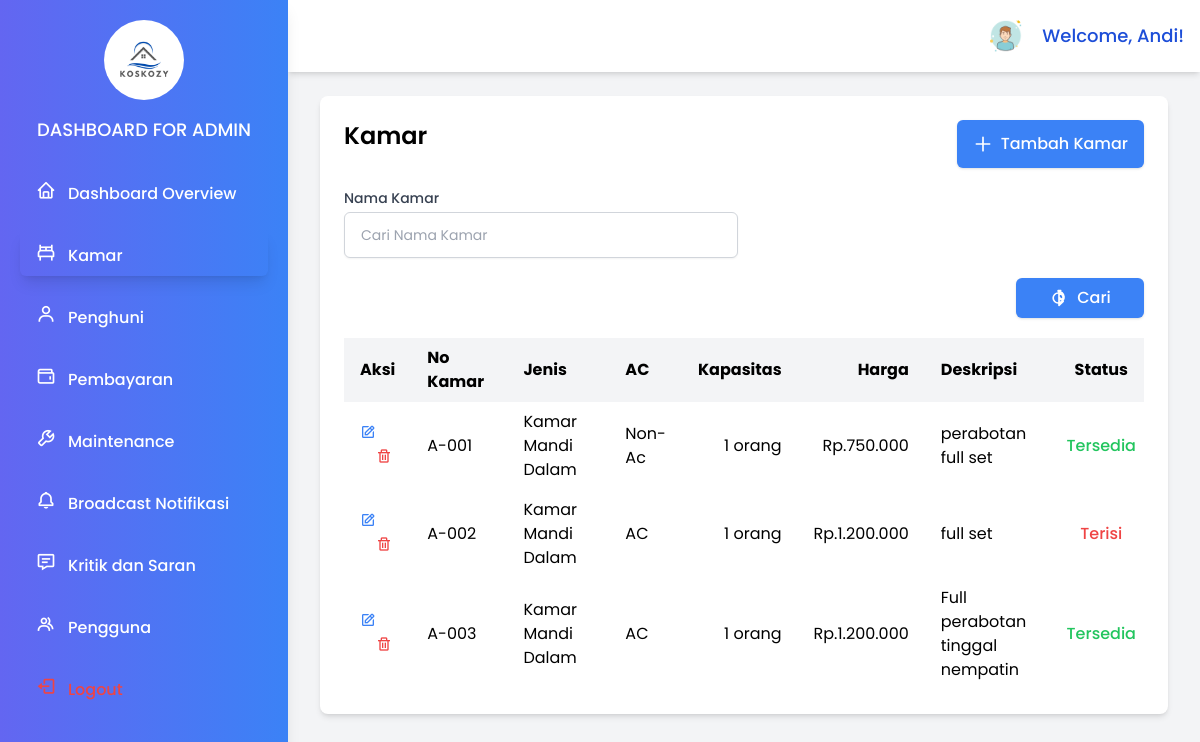
The page /page/admin/kamar.php (signed in) on the database as committed earlier.
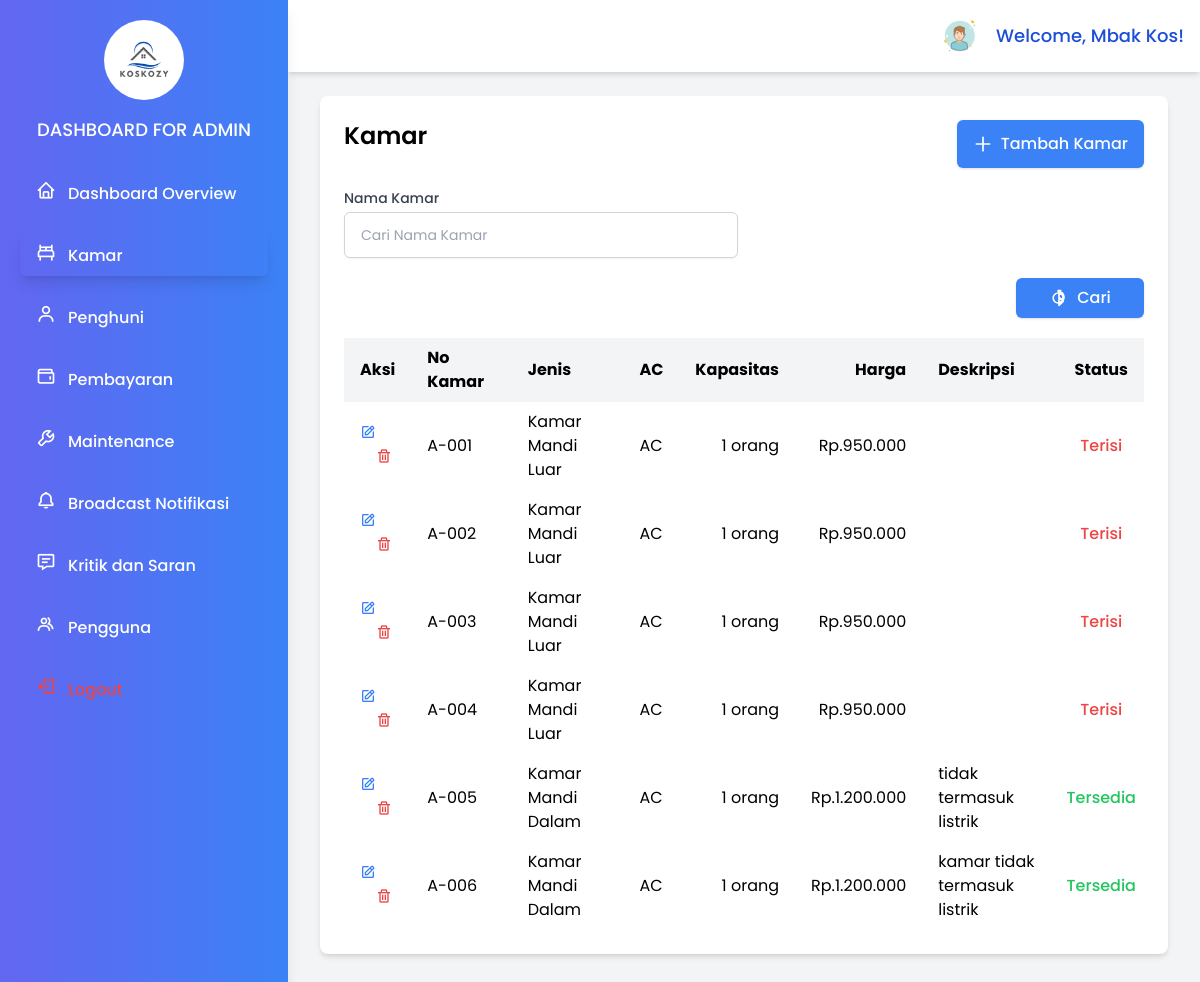
The same page on the database as committed later.
### tables this page shows
CREATE TABLE `users` (
  `id` int(11) NOT NULL,
  `username` varchar(50) NOT NULL,
  `name` varchar(225) NOT NULL,
  `password_hash` varchar(255) NOT NULL,
  `role` enum('admin','superadmin','user') NOT NULL,
  `created_at` timestamp NOT NULL DEFAULT current_timestamp(),
  `updated_at` timestamp NOT NULL DEFAULT current_timestamp() ON UPDATE current_timestamp()
);

CREATE TABLE `rooms` (
  `id` int(11) NOT NULL,
  `name` varchar(255) NOT NULL,
  `type` varchar(50) NOT NULL,
  `ac` varchar(225) NOT NULL,
  `price` decimal(10,2) NOT NULL,
  `status` varchar(225) DEFAULT NULL,
  `capacity` int(11) NOT NULL,
  `description` text DEFAULT NULL,
  `created_at` timestamp NOT NULL DEFAULT current_timestamp(),
  `updated_at` timestamp NOT NULL DEFAULT current_timestamp() ON UPDATE current_timestamp()
);

### page/admin/kamar.php (the view, shortened to what this page needs)
<?php
$host = 'localhost';
$dbname = 'kos_management';
$username = 'root';
$password = '';
try {
   $pdo = new PDO("mysql:host=$host;dbname=$dbname", $username, $password);
   $pdo->setAttribute(PDO::ATTR_ERRMODE, PDO::ERRMODE_EXCEPTION);
   $session_username = $_SESSION['username'];
   $stmt = $pdo->prepare("SELECT name FROM users WHERE username = :username");
   $stmt->execute(['username' => $session_username]);
   $admin = $stmt->fetch(PDO::FETCH_ASSOC);
   $admin_name = $admin['name'] ?? 'Admin';
   $limit = isset($_GET['limit']) ? (int)$_GET['limit'] : 10;
   $page = isset($_GET['page']) ? (int)$_GET['page'] : 1;
   $offset = ($page - 1) * $limit;
      $name = isset($_GET['name']) ? $_GET['name'] : '';
   $sql = "SELECT * FROM rooms WHERE name LIKE :name ORDER BY name ASC LIMIT :limit OFFSET :offset";
   $stmt_rooms = $pdo->prepare($sql);
   $stmt_rooms->bindValue(':name', "%$name%");
   $stmt_rooms->bindValue(':limit', $limit, PDO::PARAM_INT);
   $stmt_rooms->bindValue(':offset', $offset, PDO::PARAM_INT);
   $stmt_rooms->execute();
   $rooms = $stmt_rooms->fetchAll(PDO::FETCH_ASSOC);
} catch (PDOException $e) {
   echo 'Connection failed: ' . $e->getMessage();
   exit();
}
?>
<!DOCTYPE html>
<html lang="en">
<head>
   <script src="https://cdn.tailwindcss.com"></script>
   <link href="https://unpkg.com/boxicons@2.1.4/css/boxicons.min.css" rel="stylesheet">
</head>
<body class="bg-gray-100 min-h-screen">
<div id="sidebar" class="hidden md:block w-72 h-full bg-gradient-to-r from-indigo-500 to-blue-500 text-gray-800 fixed top-0 left-0 p-5  flex-col shadow-lg z-50">
   <div class="mb-6 text-center">
      <img src="../../assets/logo/Kozie.png" alt="Logo" class="h-20 mx-auto rounded-full">
      <h1 class="text-lg font-medium text-white mt-4 uppercase">
         Dashboard for Admin
      </h1>
   </div>
   <nav>
      <ul class="space-y-4">
            <li><a href="dashboard-admin.php" class="block px-4 py-2 rounded-md text-white font-medium bg-tr hover:text-blue-300 items-center space-x-3  "><i class="bx bx-home text-xl"></i><span>Dashboard Overview</span></a></li>
            <li><a href="kamar.php" class="block px-4 py-2 rounded-md font-medium text-white hover:text-blue-300  items-center space-x-3 shadow-lg"><i class="bx bx-bed text-xl"></i><span>Kamar</span></a></li>
            <li><a href="penghuni.php" class="block px-4 py-2 rounded-md font-medium text-white hover:text-blue-300  items-center space-x-3"><i class="bx bx-user text-xl"></i><span>Penghuni</span></a></li>
            <li><a href="pembayaran.php" class="block px-4 py-2 rounded-md font-medium text-white hover:text-blue-300  items-center space-x-3"><i class="bx bx-wallet text-xl"></i><span>Pembayaran</span></a></li>
            <li><a href="maintenance.php" class="block px-4 py-2 rounded-md font-medium text-white hover:text-blue-300  items-center space-x-3"><i class="bx bx-wrench text-xl"></i><span>Maintenance</span></a></li>
            <li><a href="broadcast.php" class="block px-4 py-2 rounded-md font-medium  text-white hover:text-blue-300  items-center space-x-3"><i class="bx bx-bell text-xl"></i><span>Broadcast Notifikasi</span></a></li>
            <li><a href="kritik-saran.php" class="block px-4 py-2 rounded-md font-medium text-white hover:text-blue-300  items-center space-x-3"><i class="bx bx-message-detail text-xl"></i><span>Kritik dan Saran</span></a></li>
            <li><a href="pengguna.php" class="block px-4 py-2 rounded-md font-medium text-white hover:text-blue-300  items-center space-x-3"><i class="bx bx-group text-xl"></i><span>Pengguna</span></a></li>
            <li><a href="../../logout.php" class="block px-4 py-2 rounded-md text-red-500 hover:text-red-700  items-center space-x-3 font-medium"><i class="bx bx-log-out text-xl"></i><span>Logout</span></a></li>
      </ul>
   </nav>
</div>
<div class="md:ml-72 flex flex-col min-h-screen">
   <nav class="flex items-center justify-end bg-white p-4 fixed top-0  md:left-72 right-0 shadow-md z-10">
      <div class="flex items-center space-x-4 ">
         <a href="#" class="profile">
            <img src="../../assets/logo/user.png" alt="Profile" class="h-10 w-10 rounded-full">
         </a>
         <span class="text-sm md:text-lg font-medium text-blue-700">
            Welcome, <?php echo htmlspecialchars($admin_name); ?>!
         </span>
      </div>
   </nav>
   <div class="p-8">
      <div class="bg-white rounded-lg shadow-md">
         <div class="p-6 mt-16">
            <div class="justify-between flex mb-5">
               <h2 class="text-2xl font-semibold mb-4">Kamar</h2>
               <button id="open-modal" class="flex items-center justify-center gap-2 w-auto bg-blue-500 hover:bg-blue-600 rounded-md px-4 py-2 text-white font-medium shadow">
                  <svg xmlns="http://www.w3.org/2000/svg" class="h-5 w-5" fill="none" viewBox="0 0 24 24" stroke="currentColor" stroke-width="2">
                     <path stroke-linecap="round" stroke-linejoin="round" d="M12 4v16m8-8H4" />
                  </svg>
                  Tambah Kamar
               </button>
            </div>
            <form action="kamar.php" method="GET">
               <div class="mb-5 grid grid-cols-2 gap-3">
                  <div class="relative w-full">
                     <label for="name" class="block text-sm font-medium text-gray-700">Nama Kamar</label>
                     <input type="text" id="room_name" placeholder="Cari Nama Kamar" name="name" class="py-3 px-4 mt-1 block w-full border border-gray-300 rounded-md shadow-sm focus:ring-indigo-500 focus:border-indigo-500 sm:text-sm">
                  </div>
               </div>
               <div class="flex items-center justify-end mb-5">
                  <button type="submit" class="flex items-center justify-center gap-2 w-32 bg-blue-500 hover:bg-blue-600 rounded-md px-4 py-2 text-white font-medium shadow">
                     Cari
                  </button>
               </div>
            </form>
            <div class="overflow-x-auto">
               <table class="min-w-full table-auto">
                  <thead>
                     <tr class="bg-gray-100">
                        <th class="px-4 py-2 text-left">Aksi</th>
                        <th class="px-4 py-2 text-left">No Kamar</th>
                        <th class="px-4 py-2 text-left">Jenis</th>
                        <th class="px-4 py-2 text-left">AC</th>
                        <th class="px-4 py-2 text-right">Kapasitas</th>
                        <th class="px-4 py-2 text-right">Harga</th>
                        <th class="px-4 py-2 text-left">Deskripsi</th>
                        <th class="px-4 py-2 text-center">Status</th>
                     </tr>
                  </thead>
                  <tbody>
                     <?php if (empty($rooms)): ?>
                        <tr>
                           <td colspan="5" class="text-center py-3">No data available</td>
                        </tr>
                     <?php else: ?>
                        <?php foreach ($rooms as $room): ?>
                           <tr>
                              <td class="px-4 py-2">
                                 <a href="#" class="edit-room-btn text-blue-500 hover:text-blue-700" data-room-id="<?= $room['id'] ?>" data-name="<?= $room['name'] ?>" data-type="<?= $room['type'] ?>" data-ac="<?= $room['ac'] ?>" data-capacity="<?= $room['capacity'] ?>" data-price="<?= $room['price'] ?>" data-status="<?= $room['status'] ?>">
                                       <i class="bx bx-edit"></i>
                                 </a>
                                 <a href="../../function/admin/kamar/delete-room.php?id=<?= $room['id'] ?>" class="ml-4 text-red-500 hover:text-red-700" onclick="return confirm('Apakah Anda yakin ingin menghapus kamar ini?');">
                                       <i class="bx bx-trash"></i>
                                 </a>
                              </td>
                              <td class="px-4 py-2 w-36 h-16"><?php echo htmlspecialchars($room['name']); ?></td>
                              <td class="px-4 py-2 w-52">
                              <?php
                                 if ($room['type'] === 'km_luar') {
                                       echo 'Kamar Mandi Luar';
                                 } elseif ($room['type'] === 'km_dalam') {
                                       echo 'Kamar Mandi Dalam';
                                 } else {
                                       echo htmlspecialchars($room['type']);
                                 }
                              ?>
                           </td>
                              <td class="px-4 py-2"><?php echo htmlspecialchars($room['ac']); ?></td>
                              <td class="px-4 py-2 text-right"><?php echo htmlspecialchars($room['capacity']); ?> orang</td>
                              <td class="px-4 py-2 text-right">Rp.<?php echo number_format($room['price'], 0, ',', '.'); ?></td>
                              <td class="px-4 py-2 w-60"><?php echo htmlspecialchars($room['description']); ?></td>
                              <td class="<?php
                                 if ($room['status'] === '1') {
                                    echo 'text-green-500 font-medium text-center';
                                 } elseif ($room['status'] === '2') {
                                    echo 'text-yellow-500 font-medium text-center';
                                 } elseif ($room['status'] === '3') {
                                    echo 'text-red-500 font-medium text-center';
                                 }
                              ?>">
                                 <?php
                                 if ($room['status'] === '1') {
                                    echo 'Tersedia';
                                 } elseif ($room['status'] === '2') {
                                    echo 'Di Perbaiki';
                                 } elseif ($room['status'] === '3') {
                                    echo 'Terisi';
                                 } else {
                                    echo htmlspecialchars($room['status']);
                                 }
                                 ?>
                              </td>
                           </tr>
                        <?php endforeach; ?>
                     <?php endif; ?>
                  </tbody>
               </table>
            </div>
         </div>
      </div>
   </div>
</div>
</body>
</html>

### page/admin/kamar.php (style rules this page uses)
body { font-family: 'Poppins', sans-serif; }

Rows that differ between the two databases and show on the page:
removed rooms: name "A-001", type "Kamar Mandi Dalam", ac "Non-Ac", capacity "1", price "750.000", description "perabotan full set", status "Tersedia"
removed rooms: name "A-002", type "Kamar Mandi Dalam", ac "AC", capacity "1", price "1.200.000", description "full set", status "Terisi"
removed rooms: name "A-003", type "Kamar Mandi Dalam", ac "AC", capacity "1", price "1.200.000", description "Full perabotan tinggal nempatin", status "Tersedia"
changed users: name "Andi" → "Mbak Kos"
added rooms: name "A-001", type "Kamar Mandi Luar", ac "AC", capacity "1", price "950.000", status "Terisi"
added rooms: name "A-002", type "Kamar Mandi Luar", ac "AC", capacity "1", price "950.000", status "Terisi"
added rooms: name "A-003", type "Kamar Mandi Luar", ac "AC", capacity "1", price "950.000", status "Terisi"
added rooms: name "A-004", type "Kamar Mandi Luar", ac "AC", capacity "1", price "950.000", status "Terisi"
added rooms: name "A-005", type "Kamar Mandi Dalam", ac "AC", capacity "1", price "1.200.000", description "tidak termasuk listrik", status "Tersedia"
added rooms: name "A-006", type "Kamar Mandi Dalam", ac "AC", capacity "1", price "1.200.000", description "kamar tidak termasuk listrik", status "Tersedia"
